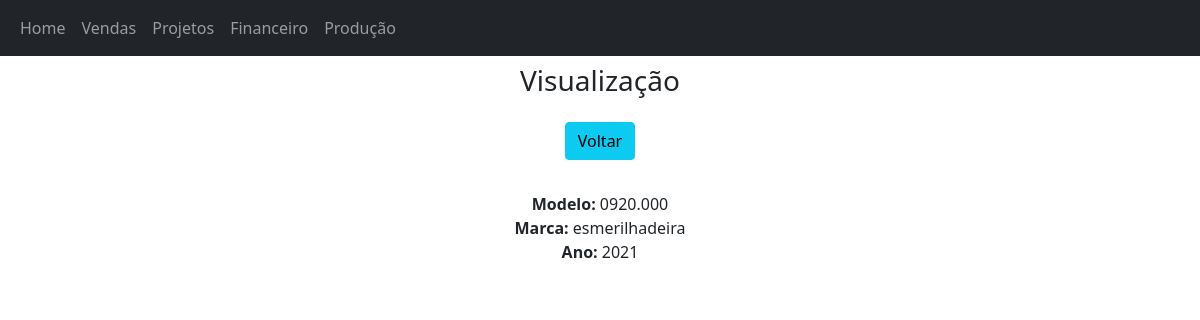
Page /view/19/ on the committed database.
### app/models.py (models this page shows)
class Carros(models.Model):
    modelo = models.CharField(max_length=150)
    marca = models.CharField(max_length=100)
    ano = models.IntegerField()

### app/views.py (the view)
# urls.py: path('view/<int:pk>/', view, name='view'),
def view(request, pk):
    data = {}
    data['db'] = Carros.objects.get(pk=pk)
    return render(request, 'view.html', data)

### app/templates/view.html (shortened to what this page needs)
<!DOCTYPE html>
<html lang="pt-br">
<head>
    <link rel="stylesheet "href="https://cdn.jsdelivr.net/npm/bootstrap@5.1.3/dist/css/bootstrap.min.css" rel="stylesheet">
</head>
<nav class="navbar navbar-expand-lg navbar-dark bg-dark">
    <div class="container-fluid">
      <div class="collapse navbar-collapse" id="navbarNavAltMarkup">
        <div class="navbar-nav">
          <a class="nav-link" href="/">Home</a>
          <a class="nav-link" href="/vendas/">Vendas</a>
          <a class="nav-link" href="/projetos/">Projetos</a>
          <a class="nav-link" href="/financeiro">Financeiro</a>
          <a class="nav-link" href="/producao">Produção</a>
        </div>
      </div>
    </div>
  </nav>
<body>
    <div class="col-8 m-auto pt-2 pb-2 text-center">
        <h3>Visualização</h3>
    </div>
    <div class="col-8 m-auto pt-2 pb-2 text-center">
        <a href="/" class="btn btn-info">Voltar</a>
    </div>
    <div class="col-8 m-auto pt-4 pb-2 text-center">
        <strong>Modelo: </strong>{{db.modelo}}<br>
        <strong>Marca: </strong>{{db.marca}}<br>
        <strong>Ano: </strong>{{db.ano}}<br>
    </div>
</body>
</html>

### rows in the picture
Carros: modelo "0920.000", marca "esmerilhadeira", ano "2021"
